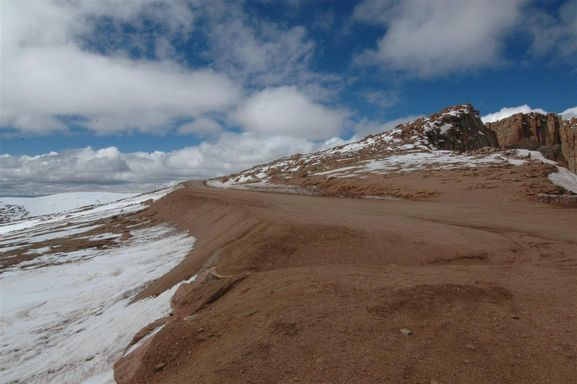
//> input picture bin/data/hill01.jpg, 577 x 384 px
$ ./image_stitching   (built with g++ and OpenCV 4)
//> lines starting //> are read from the running program, lines starting //| are printed output that depends on the picture
#include "opencv2/opencv.hpp"

int main()
{
    // Load two images (c.f. We assume that two images have the same size and type)
    cv::Mat image1 = cv::imread("/home/dinhnambkhn/3dv_tutorial/bin/data/hill01.jpg");
//> image1 is the input picture: 384 rows x 577 cols, CV_8UC3; mean B, G, R 112.4, 110.4, 113
    cv::Mat image2 = cv::imread("/home/dinhnambkhn/3dv_tutorial/bin/data/hill02.jpg");
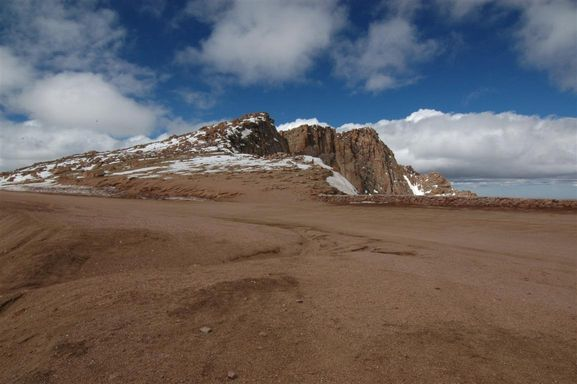
//> input picture bin/data/hill02.jpg, 577 x 384 px
//> image2 is the input picture: 384 rows x 577 cols, CV_8UC3; mean B, G, R 98.3, 98.4, 105.1
    if (image1.empty() || image2.empty()) return -1;
    //convert to gray scale new image
    cv::Mat gray1, gray2;
    cv::cvtColor(image1, gray1, cv::COLOR_RGB2GRAY);
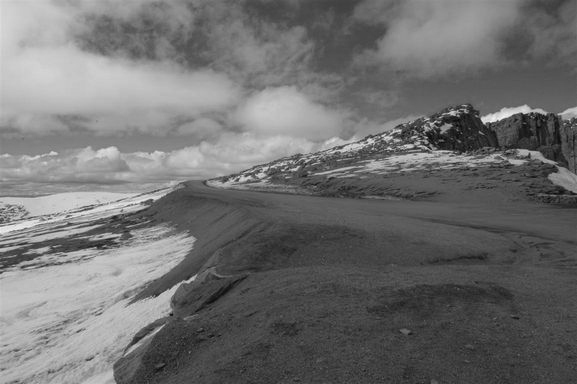
//> gray1: 384 rows x 577 cols, CV_8UC1; min 6, max 244, mean 111.3
    cv::cvtColor(image2, gray2, cv::COLOR_RGB2GRAY);
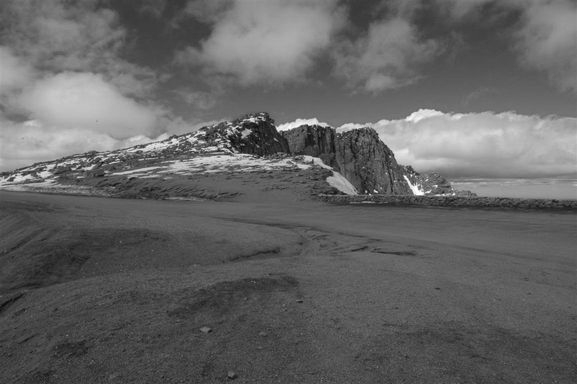
//> gray2: 384 rows x 577 cols, CV_8UC1; min 9, max 254, mean 99.2

    // Retrieve matching points
    cv::Ptr<cv::FeatureDetector> fdetector = cv::SIFT::create();
    std::vector<cv::KeyPoint> keypoint1, keypoint2;
    cv::Mat descriptor1, descriptor2;
    //time detectAndCompute
    auto start = std::chrono::steady_clock::now();
    fdetector->detectAndCompute(gray1, cv::Mat(), keypoint1, descriptor1);
//> keypoint1 = 701 keypoints; strongest (x, y, size): (484, 120, 5.3), (485, 119, 6.1), (488, 119, 8.1), (452, 113, 3.9)
    //time detectAndCompute
    auto end = std::chrono::steady_clock::now();
    //calculate time in ms
    auto diff = end - start;
    std::cout << std::chrono::duration<double, std::milli>(diff).count() << " ms for detectAndCompute" << std::endl;
    //time detectAndCompute2
    auto start2 = std::chrono::steady_clock::now();
    fdetector->detectAndCompute(gray2, cv::Mat(), keypoint2, descriptor2);
//> keypoint2 = 513 keypoints; strongest (x, y, size): (417, 191, 7.5), (405, 177, 2), (252, 120, 3.5), (280, 128, 5.2)
    //time detectAndCompute2
    auto end2 = std::chrono::steady_clock::now();
    //calculate time in ms
    auto diff2 = end2 - start2;
    std::cout << std::chrono::duration<double, std::milli>(diff2).count() << " ms for detectAndCompute2" << std::endl;

    //number of keypoint
    std::cout << "number of keypoint1: " << keypoint1.size() << std::endl;
//| number of keypoint1: 701
    std::cout << "number of keypoint2: " << keypoint2.size() << std::endl;
//| number of keypoint2: 513

    //SIFT matching with RANSAC
    cv::Ptr<cv::DescriptorMatcher> matcher = cv::DescriptorMatcher::create("BruteForce");
    std::vector<cv::DMatch> match;
    //time match
    auto start3 = std::chrono::steady_clock::now();
    //match with RANSAC
    matcher->match(descriptor1, descriptor2, match);
//> match = 701 matches
    //time match
    auto end3 = std::chrono::steady_clock::now();
    //calculate time in ms
    auto diff3 = end3 - start3;
    std::cout << std::chrono::duration<double, std::milli>(diff3).count() << " ms for match" << std::endl;

    //number of match
    std::cout << "number of match: " << match.size() << std::endl;
//| number of match: 701

    // Calculate planar homography and merge them
    std::vector<cv::Point2f> points1, points2;
    for (auto & i : match)
    {
        points1.push_back(keypoint1.at(i.queryIdx).pt);
        points2.push_back(keypoint2.at(i.trainIdx).pt);
    }
//> after the loop, points1 = 701 Points (x, y), first 12: [2.54, 369.3], [4.33, 179.2], [4.33, 179.2], [4.33, 179.2], [4.35, 343], [5.42, 265.9], [6.3, 155.2], [7.96, 220.8], [8.11, 360.9], [11.65, 218.1], [12.35, 272.8], [13.24, 353.4]; points2 = 701 Points (x, y), first 12: [437.5, 288.5], [161.6, 144.4], [484.4, 182.9], [416.5, 190.7], [134.6, 144.4], [522.6, 202.1], [415.5, 116.6], [62.24, 173.8], [210.5, 197.7], [353.6, 160.4], [58.62, 157.9], [33.12, 173]
    cv::Mat inlier_mask;
    cv::Mat H = cv::findHomography(points2, points1, inlier_mask, cv::RANSAC);
//> inlier_mask = 701 values, max 1 at index 332, min 0 at index 0, mean 0.252; H = [[0.455, 0.0132, 227.8], [-0.18, 0.824, 32.63], [-0.000955, 1.27e-05, 1]]

    cv::Mat merged;
    cv::warpPerspective(image2, merged, H, cv::Size(image1.cols * 2, image1.rows));
    merged.colRange(0, image1.cols) = image1 * 1; // Copy
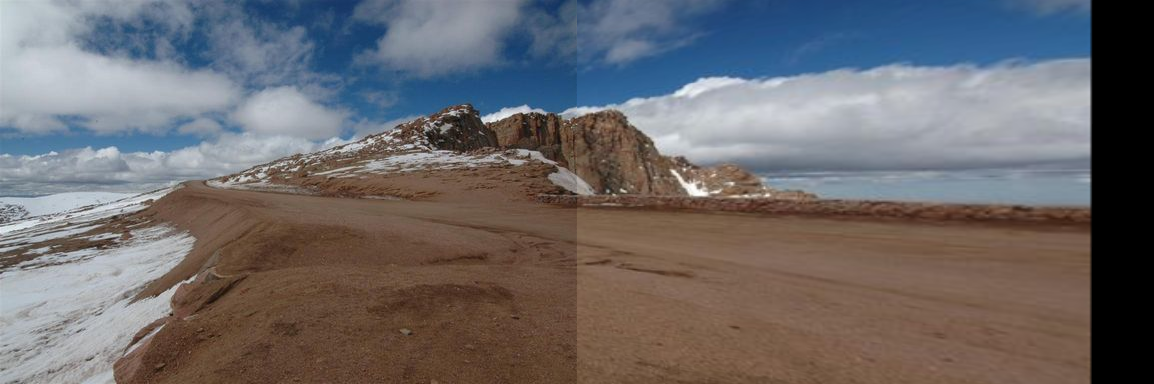
//> merged: 384 rows x 1154 cols, CV_8UC3; mean B, G, R 107.5, 105.4, 108.5

    // Show the merged image
    cv::Mat original, matched;
    cv::drawMatches(image1, keypoint1, image2, keypoint2, match, matched, cv::Scalar::all(-1), cv::Scalar::all(-1), inlier_mask); // Remove 'inlier_mask' if you want to show all putative matches
    cv::hconcat(image1, image2, original);
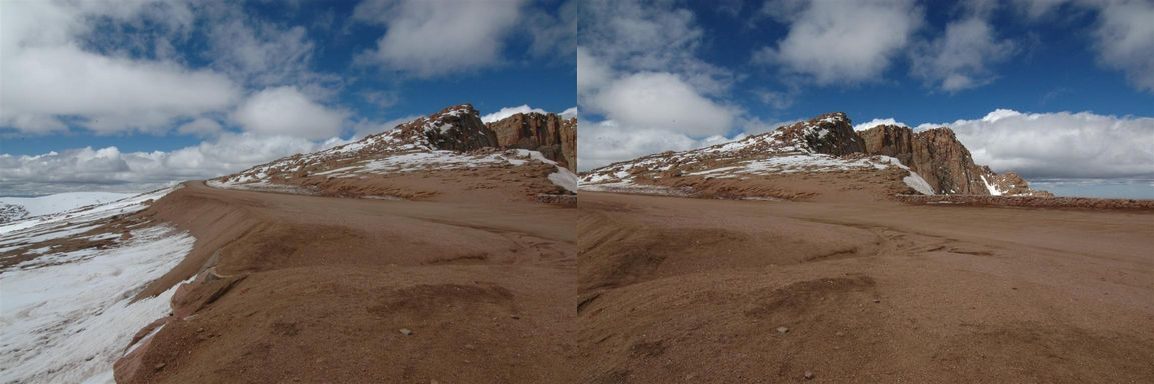
//> original: 384 rows x 1154 cols, CV_8UC3; mean B, G, R 105.4, 104.4, 109.1
    cv::vconcat(original, matched, matched);
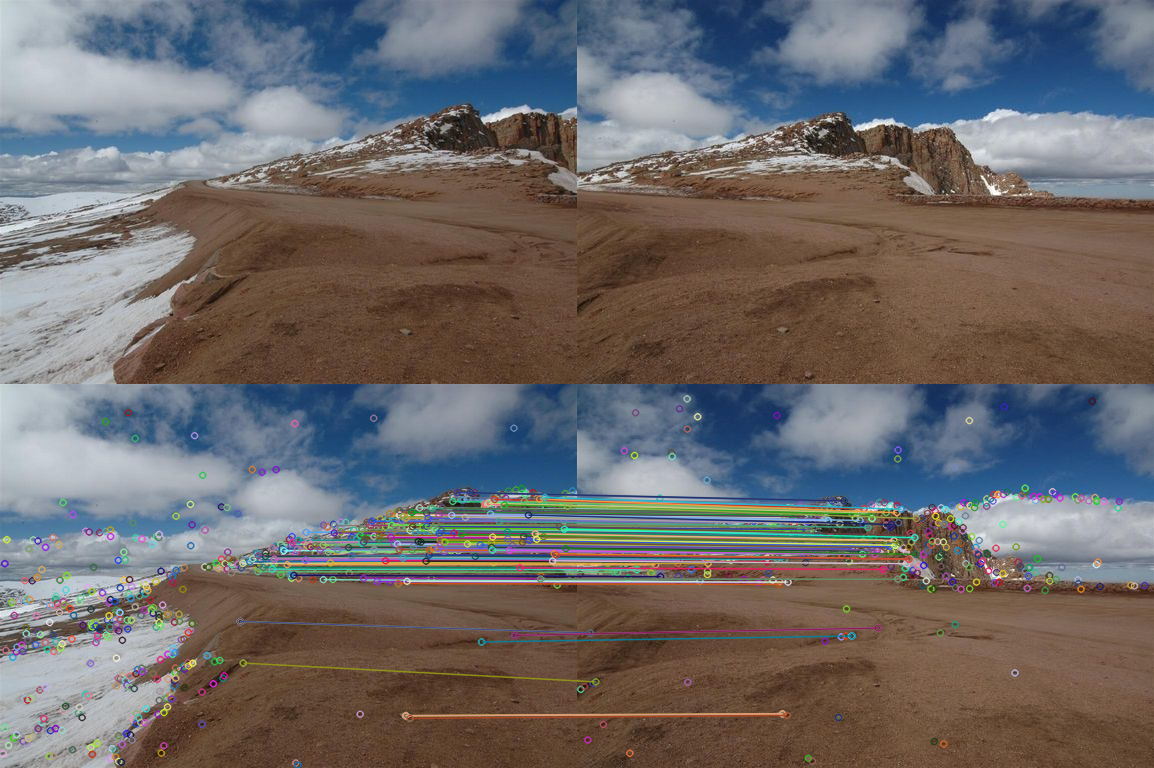
//> matched: 768 rows x 1154 cols, CV_8UC3; mean B, G, R 106.4, 105.4, 109.2
    cv::vconcat(matched, merged, merged);
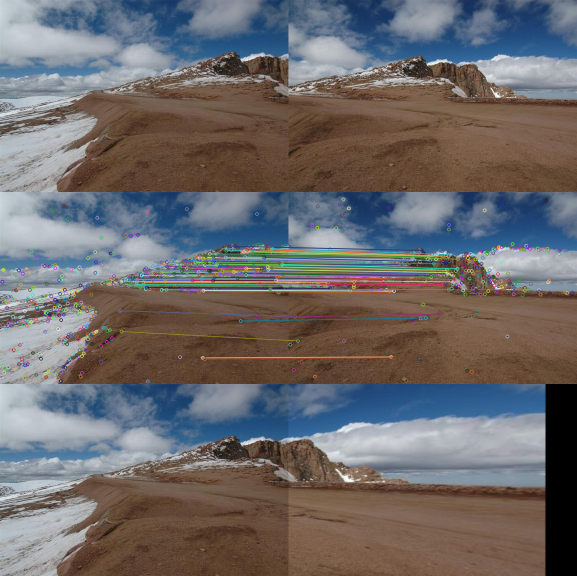
//> merged: 1152 rows x 1154 cols, CV_8UC3 (shown at 1/2 size); mean B, G, R 106.8, 105.4, 108.9
    cv::imshow("3DV Tutorial: Image Stitching", merged);
    cv::waitKey(0);
    return 0;
}
